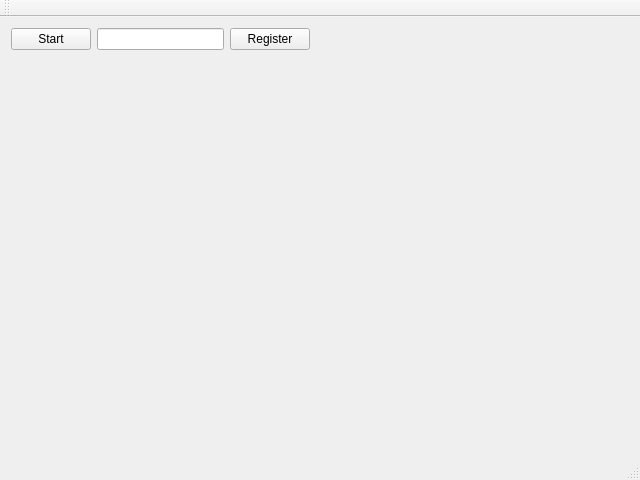
<?xml version="1.0" encoding="UTF-8"?>
<ui version="4.0">
 <class>UIClass</class>
 <widget class="QMainWindow" name="UIClass">
  <property name="geometry">
   <rect>
    <x>0</x>
    <y>0</y>
    <width>640</width>
    <height>480</height>
   </rect>
  </property>
  <property name="windowTitle">
   <string>UI</string>
  </property>
  <widget class="QWidget" name="centralWidget">
   <layout class="QVBoxLayout" name="verticalLayout">
    <item>
     <layout class="QHBoxLayout" name="horizontalLayout" stretch="2,4,2,10">
      <item>
       <widget class="QPushButton" name="pushButtonStart">
        <property name="text">
         <string>Start</string>
        </property>
       </widget>
      </item>
      <item>
       <widget class="QLineEdit" name="lineEditUserName"/>
      </item>
      <item>
       <widget class="QPushButton" name="pushButtonRegister">
        <property name="text">
         <string>Register</string>
        </property>
       </widget>
      </item>
      <item>
       <spacer name="horizontalSpacer">
        <property name="orientation">
         <enum>Qt::Horizontal</enum>
        </property>
        <property name="sizeHint" stdset="0">
         <size>
          <width>40</width>
          <height>20</height>
         </size>
        </property>
       </spacer>
      </item>
     </layout>
    </item>
    <item>
     <spacer name="verticalSpacer">
      <property name="orientation">
       <enum>Qt::Vertical</enum>
      </property>
      <property name="sizeHint" stdset="0">
       <size>
        <width>20</width>
        <height>371</height>
       </size>
      </property>
     </spacer>
    </item>
   </layout>
  </widget>
  <widget class="QMenuBar" name="menuBar">
   <property name="geometry">
    <rect>
     <x>0</x>
     <y>0</y>
     <width>640</width>
     <height>23</height>
    </rect>
   </property>
  </widget>
  <widget class="QToolBar" name="mainToolBar">
   <attribute name="toolBarArea">
    <enum>TopToolBarArea</enum>
   </attribute>
   <attribute name="toolBarBreak">
    <bool>false</bool>
   </attribute>
  </widget>
  <widget class="QStatusBar" name="statusBar"/>
 </widget>
 <layoutdefault spacing="6" margin="11"/>
 <resources>
  <include location="ui.qrc"/>
 </resources>
 <connections/>
</ui>
